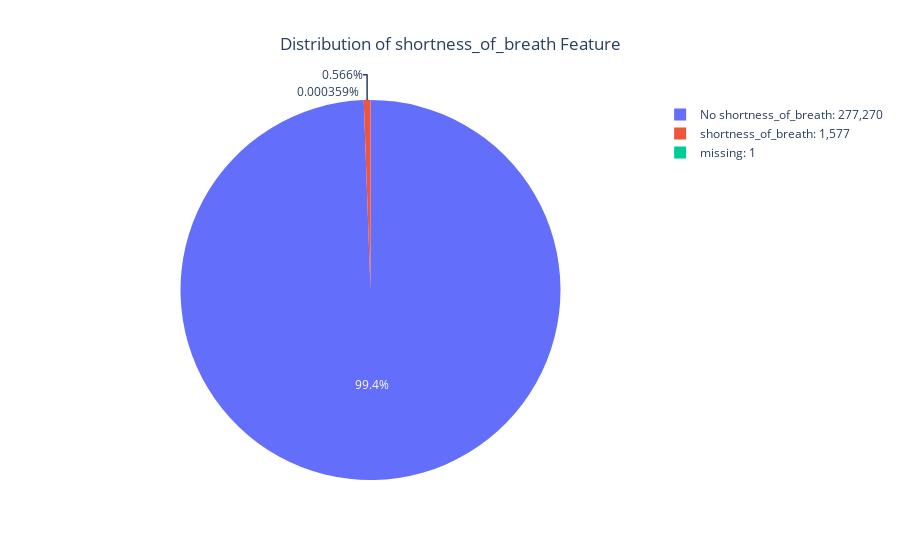

Notebook code cell kept with this figure:
### Markdown cell above
#### 3.5 `shortness_of_breath`

- **Missing values**: There is `1` missing value.
- **Value Counts**:
  - `0.0`: Reported in `277,270` instances.
  - `1.0`: Reported in `1,577` instances.
- **Prevalence**: Shortness of breath is reported in approximately `0.6%` of the total cases (`1,577 / 278,848`).
- **Data Type Consideration**: `shortness_of_breath` is stored as a float64 (`0.0` and `1.0`), representing binary presence (`1.0`) or absence (`0.0`) of shortness of breath.

### Code cell
pie_value_count("shortness_of_breath")

### Figure 1 — Plotly figure (JSON) as saved in the notebook; plotly's stock layout.template omitted (floating-point values rounded to 4 significant figures)
{"data": [{"domain": {"x": [0, 1], "y": [0, 1]}, "hovertemplate": "status=%{label}<br>value_counts=%{value}<extra></extra>", "labels": ["No shortness_of_breath: 277,270", "shortness_of_breath: 1,577", "missing: 1"], "legendgroup": "", "name": "", "showlegend": true, "type": "pie", "values": [277270, 1577, 1]}], "layout": {"legend": {"tracegroupgap": 0}, "title": {"text": "Distribution of shortness_of_breath Feature", "x": 0.5}}}
